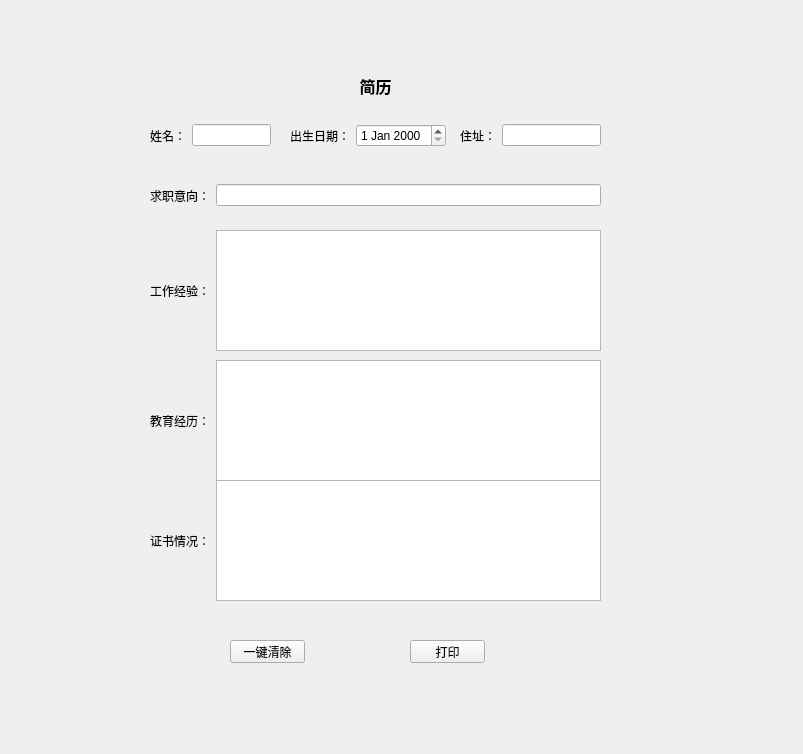
<?xml version="1.0" encoding="UTF-8"?>
<ui version="4.0">
 <class>MainWindow</class>
 <widget class="QMainWindow" name="MainWindow">
  <property name="geometry">
   <rect>
    <x>0</x>
    <y>0</y>
    <width>803</width>
    <height>754</height>
   </rect>
  </property>
  <property name="windowTitle">
   <string>MainWindow</string>
  </property>
  <widget class="QWidget" name="centralWidget">
   <widget class="QLabel" name="label">
    <property name="geometry">
     <rect>
      <x>150</x>
      <y>70</y>
      <width>451</width>
      <height>31</height>
     </rect>
    </property>
    <property name="font">
     <font>
      <family>Arial Black</family>
      <pointsize>12</pointsize>
      <weight>75</weight>
      <bold>true</bold>
     </font>
    </property>
    <property name="text">
     <string>简历</string>
    </property>
    <property name="alignment">
     <set>Qt::AlignCenter</set>
    </property>
   </widget>
   <widget class="QWidget" name="horizontalLayoutWidget">
    <property name="geometry">
     <rect>
      <x>150</x>
      <y>110</y>
      <width>121</width>
      <height>51</height>
     </rect>
    </property>
    <layout class="QHBoxLayout" name="horizontalLayout">
     <item>
      <widget class="QLabel" name="label_2">
       <property name="text">
        <string>姓名：</string>
       </property>
      </widget>
     </item>
     <item>
      <widget class="QLineEdit" name="lineEdit"/>
     </item>
    </layout>
   </widget>
   <widget class="QWidget" name="horizontalLayoutWidget_2">
    <property name="geometry">
     <rect>
      <x>150</x>
      <y>230</y>
      <width>451</width>
      <height>121</height>
     </rect>
    </property>
    <layout class="QHBoxLayout" name="horizontalLayout_2">
     <item>
      <widget class="QLabel" name="label_3">
       <property name="text">
        <string>工作经验：</string>
       </property>
      </widget>
     </item>
     <item>
      <widget class="QTextBrowser" name="textBrowser">
       <property name="readOnly">
        <bool>false</bool>
       </property>
      </widget>
     </item>
    </layout>
   </widget>
   <widget class="QWidget" name="horizontalLayoutWidget_3">
    <property name="geometry">
     <rect>
      <x>290</x>
      <y>110</y>
      <width>156</width>
      <height>51</height>
     </rect>
    </property>
    <layout class="QHBoxLayout" name="horizontalLayout_3">
     <item>
      <widget class="QLabel" name="label_4">
       <property name="text">
        <string>出生日期：</string>
       </property>
      </widget>
     </item>
     <item>
      <widget class="QDateEdit" name="dateEdit"/>
     </item>
    </layout>
   </widget>
   <widget class="QWidget" name="horizontalLayoutWidget_5">
    <property name="geometry">
     <rect>
      <x>460</x>
      <y>110</y>
      <width>141</width>
      <height>51</height>
     </rect>
    </property>
    <layout class="QHBoxLayout" name="horizontalLayout_5">
     <item>
      <widget class="QLabel" name="label_6">
       <property name="text">
        <string>住址：</string>
       </property>
      </widget>
     </item>
     <item>
      <widget class="QLineEdit" name="lineEdit_5"/>
     </item>
    </layout>
   </widget>
   <widget class="QWidget" name="horizontalLayoutWidget_7">
    <property name="geometry">
     <rect>
      <x>150</x>
      <y>170</y>
      <width>451</width>
      <height>51</height>
     </rect>
    </property>
    <layout class="QHBoxLayout" name="horizontalLayout_7">
     <item>
      <widget class="QLabel" name="label_8">
       <property name="text">
        <string>求职意向：</string>
       </property>
      </widget>
     </item>
     <item>
      <widget class="QLineEdit" name="lineEdit_7"/>
     </item>
    </layout>
   </widget>
   <widget class="QWidget" name="horizontalLayoutWidget_4">
    <property name="geometry">
     <rect>
      <x>150</x>
      <y>360</y>
      <width>451</width>
      <height>121</height>
     </rect>
    </property>
    <layout class="QHBoxLayout" name="horizontalLayout_4">
     <item>
      <widget class="QLabel" name="label_5">
       <property name="text">
        <string>教育经历：</string>
       </property>
      </widget>
     </item>
     <item>
      <widget class="QTextBrowser" name="textBrowser_2">
       <property name="readOnly">
        <bool>false</bool>
       </property>
      </widget>
     </item>
    </layout>
   </widget>
   <widget class="QWidget" name="horizontalLayoutWidget_6">
    <property name="geometry">
     <rect>
      <x>150</x>
      <y>480</y>
      <width>451</width>
      <height>121</height>
     </rect>
    </property>
    <layout class="QHBoxLayout" name="horizontalLayout_6">
     <item>
      <widget class="QLabel" name="label_7">
       <property name="text">
        <string>证书情况：</string>
       </property>
      </widget>
     </item>
     <item>
      <widget class="QTextBrowser" name="textBrowser_3">
       <property name="readOnly">
        <bool>false</bool>
       </property>
      </widget>
     </item>
    </layout>
   </widget>
   <widget class="QPushButton" name="pushButton">
    <property name="geometry">
     <rect>
      <x>230</x>
      <y>640</y>
      <width>75</width>
      <height>23</height>
     </rect>
    </property>
    <property name="text">
     <string>一键清除</string>
    </property>
   </widget>
   <widget class="QPushButton" name="pushButton_2">
    <property name="geometry">
     <rect>
      <x>410</x>
      <y>640</y>
      <width>75</width>
      <height>23</height>
     </rect>
    </property>
    <property name="text">
     <string>打印</string>
    </property>
   </widget>
   <zorder>label</zorder>
   <zorder>label_2</zorder>
   <zorder>horizontalLayoutWidget</zorder>
   <zorder>horizontalLayoutWidget_2</zorder>
   <zorder>horizontalLayoutWidget_3</zorder>
   <zorder>horizontalLayoutWidget_5</zorder>
   <zorder>horizontalLayoutWidget_7</zorder>
   <zorder>label_6</zorder>
   <zorder>horizontalLayoutWidget_4</zorder>
   <zorder>horizontalLayoutWidget_6</zorder>
   <zorder>pushButton</zorder>
   <zorder>pushButton_2</zorder>
  </widget>
 </widget>
 <resources/>
 <connections>
  <connection>
   <sender>pushButton</sender>
   <signal>clicked()</signal>
   <receiver>textBrowser_3</receiver>
   <slot>clear()</slot>
   <hints>
    <hint type="sourcelabel">
     <x>270</x>
     <y>650</y>
    </hint>
    <hint type="destinationlabel">
     <x>258</x>
     <y>536</y>
    </hint>
   </hints>
  </connection>
  <connection>
   <sender>pushButton</sender>
   <signal>clicked()</signal>
   <receiver>textBrowser_2</receiver>
   <slot>clear()</slot>
   <hints>
    <hint type="sourcelabel">
     <x>240</x>
     <y>650</y>
    </hint>
    <hint type="destinationlabel">
     <x>255</x>
     <y>447</y>
    </hint>
   </hints>
  </connection>
  <connection>
   <sender>pushButton</sender>
   <signal>clicked()</signal>
   <receiver>textBrowser</receiver>
   <slot>clear()</slot>
   <hints>
    <hint type="sourcelabel">
     <x>287</x>
     <y>656</y>
    </hint>
    <hint type="destinationlabel">
     <x>287</x>
     <y>299</y>
    </hint>
   </hints>
  </connection>
  <connection>
   <sender>pushButton</sender>
   <signal>clicked()</signal>
   <receiver>lineEdit_7</receiver>
   <slot>clear()</slot>
   <hints>
    <hint type="sourcelabel">
     <x>271</x>
     <y>651</y>
    </hint>
    <hint type="destinationlabel">
     <x>289</x>
     <y>203</y>
    </hint>
   </hints>
  </connection>
  <connection>
   <sender>pushButton</sender>
   <signal>clicked()</signal>
   <receiver>lineEdit</receiver>
   <slot>clear()</slot>
   <hints>
    <hint type="sourcelabel">
     <x>239</x>
     <y>652</y>
    </hint>
    <hint type="destinationlabel">
     <x>234</x>
     <y>136</y>
    </hint>
   </hints>
  </connection>
  <connection>
   <sender>pushButton</sender>
   <signal>clicked()</signal>
   <receiver>dateEdit</receiver>
   <slot>clear()</slot>
   <hints>
    <hint type="sourcelabel">
     <x>302</x>
     <y>653</y>
    </hint>
    <hint type="destinationlabel">
     <x>388</x>
     <y>139</y>
    </hint>
   </hints>
  </connection>
  <connection>
   <sender>pushButton</sender>
   <signal>clicked()</signal>
   <receiver>lineEdit_5</receiver>
   <slot>clear()</slot>
   <hints>
    <hint type="sourcelabel">
     <x>295</x>
     <y>649</y>
    </hint>
    <hint type="destinationlabel">
     <x>573</x>
     <y>137</y>
    </hint>
   </hints>
  </connection>
 </connections>
</ui>
